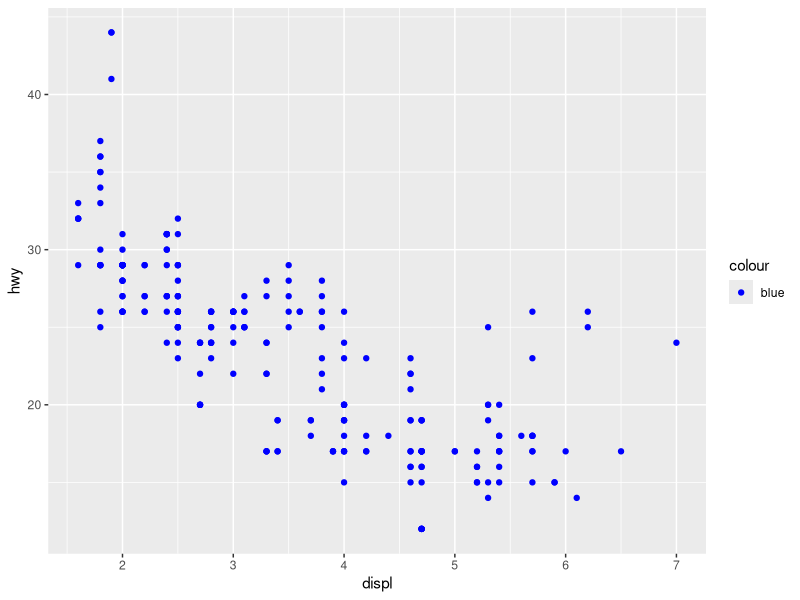

The R script that drew this image:
## ---- chunk 1
library(ggplot2)
ggplot(data = mpg, aes(x = displ, y = hwy, color = "blue")) + #putting the color in the aes function will label the legend with the term provided but not change the color value. It's necessary to leave this here so that it automatically creates a legend.
  geom_point() +
     scale_color_manual(values = "blue") #Here using this function, we can scale the color manually for the data set provided.
